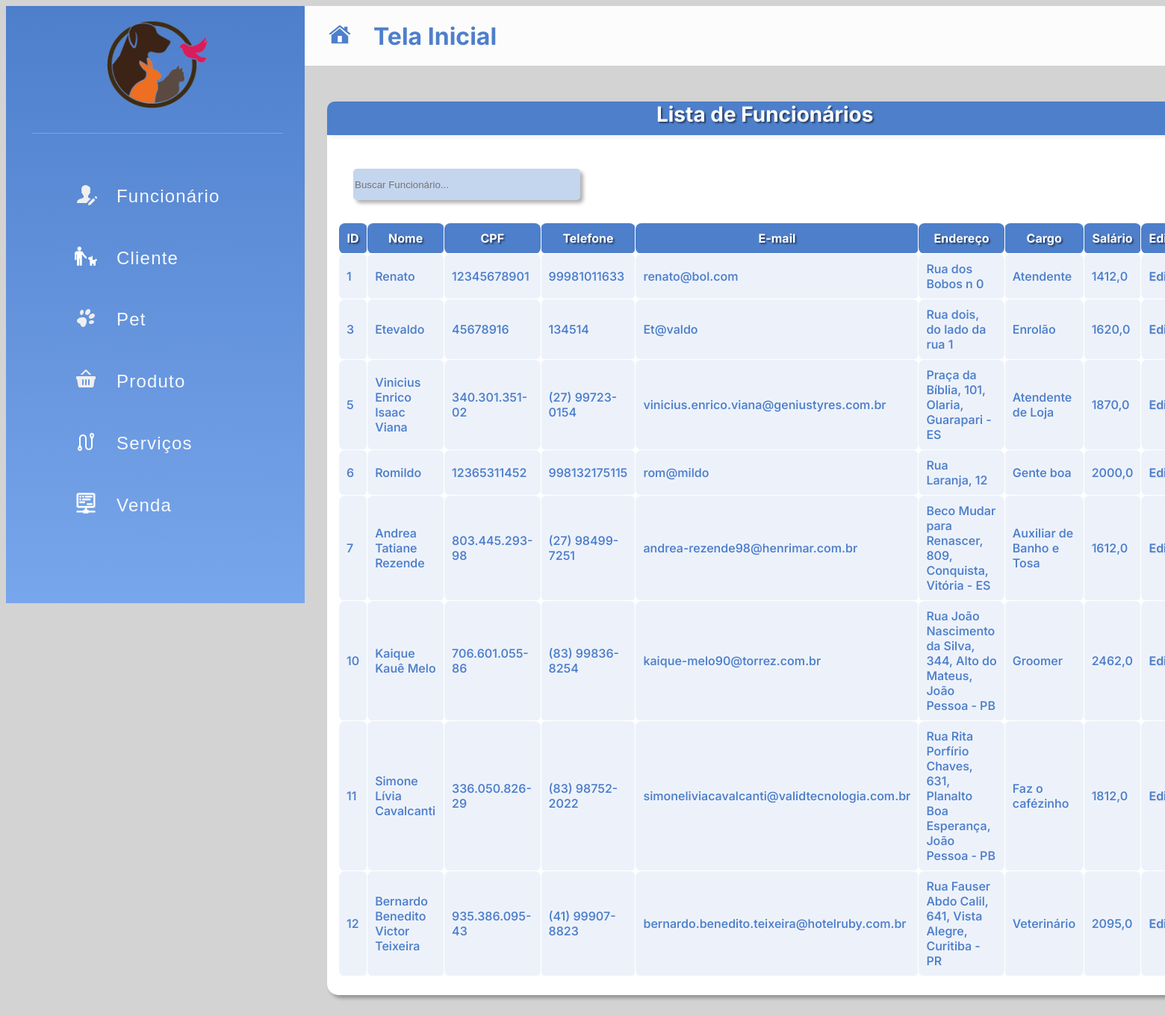
Before: /listarFuncionarios/ with the older database file.
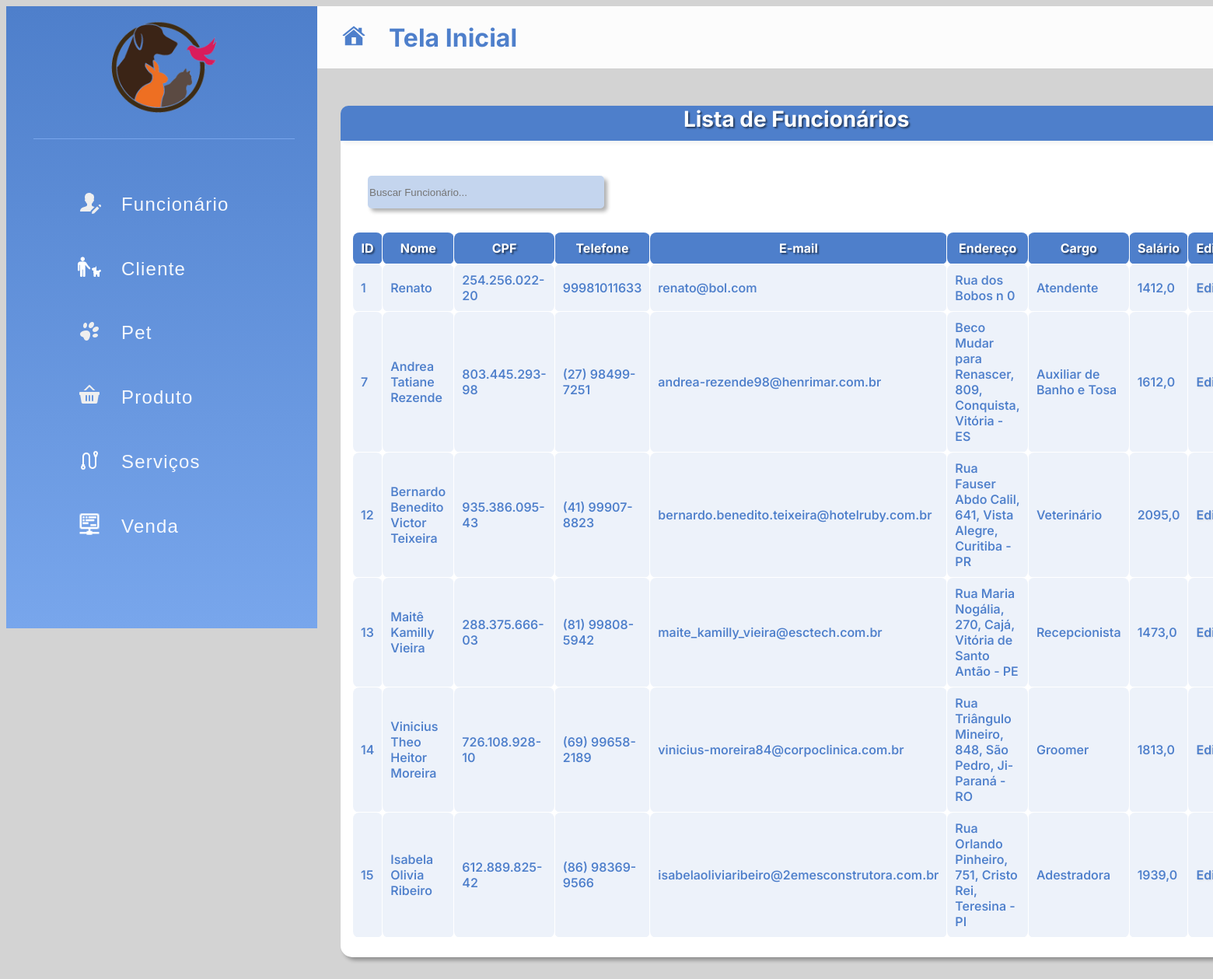
After: the same page with the newer database file.
### appPetPlanet/models.py (models this page shows)
class Funcionario(models.Model):
    id_funcionario = models.AutoField(primary_key=True)
    nome = models.TextField()
    cpf = models.TextField()
    email = models.TextField()
    telefone = models.TextField()
    endereco = models.TextField()
    salario = models.FloatField()
    cargo = models.TextField()

### appPetPlanet/views.py (the view)
# urls.py: path('listarFuncionarios/', views.listarFuncionarios,
def listarFuncionarios(request):
    funcionarios = {
        'funcionarios': Funcionario.objects.all()
    }
    return render(request, 'funcionario/listarFuncionarios.html', funcionarios)

### appPetPlanet/templates/funcionario/listarFuncionarios.html (shortened to what this page needs)
{% extends 'navBar.html' %}
{% block conteudo %}
<div class="container-lista">
    <div class="titulo-tabela">
        <h1>Lista de Funcionários</h1>
    </div>
    <div class="conteudo-tabela">
        <input type="text" id="buscaFuncionario" onkeyup="buscaFuncionario()" placeholder="Buscar Funcionário...">
        <table id="tableFuncionarios" class="table table-bordered table-striped">
            <tr>
                <th>ID</th>
                <th>Nome</th>
                <th>CPF</th>
                <th>Telefone</th>
                <th>E-mail</th>
                <th>Endereço</th>
                <th>Cargo</th>
                <th>Salário</th>
                <th>Editar</th>
            </tr>
            {% for funcionario in funcionarios %}
            <tr>
                <td>{{funcionario.id_funcionario}}</td>
                <td>{{funcionario.nome}}</td>
                <td>{{funcionario.cpf}}</td>
                <td>{{funcionario.telefone}}</td>
                <td>{{funcionario.email}}</td>
                <td>{{funcionario.endereco}}</td>
                <td>{{funcionario.cargo}}</td>
                <td>{{funcionario.salario}}</td>
                <td><a href="{% url 'infoFuncionario' %}{{funcionario.id_funcionario}}">Editar</a></td>
            </tr>
            {% endfor %}
        </table>
    </div>
</div>
{% endblock %}

### appPetPlanet/templates/navBar.html (shortened to what this page needs)
<!doctype html>
<html lang="pt">
<head>
  {% load static %}
  <link href="{% static '/navBar.css' %}" rel="stylesheet">
  <link href="{% static '/cadastrar.css'%}" rel="stylesheet">
</head>
<body>
  <nav>
    <div class="wrap">
      <section id='section1'>
        <div class="sidebar">
          <div class=" logo-wrap">
            <img class="logo" src="{% static '/images/logo.png' %}">
          </div>
          <div class="menu-wrap">
            <div class="items funcionario">
              <div class="button-and-icon funcionario">
                <img class="icons" id="logo-func" src="{% static '/images/logo-funcionario.png' %}">
                <button type='button' class='sidebar-item' id="funcionario">Funcionário</button>
              </div>
            </div>
            <div class="items cliente">
              <div class="button-and-icon cliente">
                <img class="icons" id="logo-cliente" src="{% static '/images/logo-cliente.png' %}">
                <button type='button' class='sidebar-item' id="cliente">Cliente</button>
              </div>
            </div>
            <div class="items pet">
              <div class="button-and-icon pet">
                <img class="icons" id="logo-pet" src="{% static '/images/logo-pet.png' %}">
                <button type='button' class='sidebar-item' id="pet">Pet</button>
              </div>
            </div>
            <div class="items produtos">
              <div class="button-and-icon produtos">
                <img class="icons" id="logo-produto" src="{% static '/images/logo-produtos.png' %}">
                <button type='button' class='sidebar-item' id="produto">Produto</button>
              </div>
            </div>
            <div class="items servicos">
              <div class="button-and-icon servicos">
                <img class="icons" id="logo-servicos" src="{% static '/images/logo-servicos.png' %}">
                <button type='button' class='sidebar-item' id="servicos">Serviços</button>
              </div>
            </div>
            <div class="items venda">
              <div class="button-and-icon venda">
                <img class="icons" id="logo-venda" src="{% static '/images/logo-venda.png' %}">
                <button type='button' class='sidebar-item' id="venda">Venda</button>
              </div>
            </div>
          </div>
        </div>
      </section>
      <section id="section2">
        <div id="home-wrap">
          <a href="{% url 'home' %}"><img src="{% static '/images/home-icon.svg' %}" class='icons' id='home-icon'
              alt="home" /></a>
          <a id="home" href="{% url 'home' %}">Tela Inicial</a>
        </div>
        <div class="conteudo-wrap">
          <div class="conteudo">
            {% block conteudo %}
            {% endblock %}
          </div>
        </div>
      </section>
    </div>
  </nav>
</body>
</html>

### static/navBar.css (style rules this page uses)
nav { max-width: 100vw; }
body { background-color: rgb(211, 211, 211); font-family: "Inter", sans-serif; }
.wrap { display: flex; flex-direction: row; align-items: left; justify-content: flex-start; }
.sidebar { display: -webkit-flex; display: -ms-flexbox; display: flex; -webkit-flex-direction: column; -ms-flex-direction: column; flex-direction: column; background-image: linear-gradient(to bottom, #4E7FCB, #78A6EC); display: flex; flex-direction: column; height: 100vh; width: 400px; }
.menu-wrap { padding-left: 0px; padding-right: 0px; font-size: 1.5em; }
.button-and-icon { display: flex; flex-direction: row; align-items: center; justify-content: center; }
.sidebar-item { background-color: transparent; border: none; color: #fffe; font-weight: 400px; font-size: 18px; font-size: 1em; letter-spacing: 0.05em; text-align: left; margin-bottom: 5px; margin-top: 10px; font-weight: 100px; margin-bottom: 0.5em; margin-top: 0.7em; }
table, th, td { border: 1px solid; }
.logo { margin: 0 35px; padding: 30px; height: 8em; width: 11em; margin-top: 10px; padding: 5em; padding-top: 0; padding-bottom: 20; border-bottom: 1.5px solid #78A6EC; padding-bottom: 2em; border-bottom: 0.1em solid #78A6EC; }
.logo-wrap { width: 200px; margin-bottom: 20px; width: 1em; margin-bottom: 1.5em; }
a { text-decoration: none; color: #fffe; }
.icons { margin-right: 20px; }
.button-and-icon { display: flex; flex-direction: row; align-items: center; justify-content: left; padding-left: 20px; margin-left: 3em; margin-right: 3em; margin-top: 1em; }
#section2 { display: flex; flex-direction: column; align-items: left; justify-content: flex-start; }
#home-wrap { align-items: center; display:flex; flex-direction: row; background-color: #fffe; max-width: 100vmax; width: 79vw; height: 3em; height: 5em; }
#home { display: flex; text-decoration: none; margin-top: 0.6em; color: #4e7fcb; font-size: 35px; font-weight: bold; margin-left: 10px; margin-bottom: 0.6em; font-size: 2em; font-weight: bolder; max-width: 30vw; }
.icons { height: 30px; width: 30px; padding: 0px; }
#home-icon { width: 30px; margin-left: 2em; margin-top: 0.07em; }

### static/cadastrar.css (style rules this page uses)
input, select, textarea { box-shadow: 4px 4px 5px rgba(0, 0, 0, 0.315); }
table, th, td { border: 1px solid rgb(255, 255, 255); border-collapse: collapse; border-radius: 8px; }
th, td { padding: 10px 10px; }
th { color: #fff; background-color: #4e7fcb; font-size: 600; text-shadow: rgba(0, 0, 0, 0.504) 2px 2px 2px; }
td { color: #4e7fcb; background-color: #4e80cb1a; font-weight: 550; }
td a { font-weight: 600; color: #4e7fcb; text-shadow: rgba(0, 0, 0, 0.11) 1px 1px 2px; }
.conteudo { display: inline-block; margin: 20px 30px; padding: 0; }
.campo-selectServiço select,input { width: 300px; height: 40px; border-radius: 5px; background-color: #4e80cb54; border: 0; margin: 3px 0; }
.container-lista { background-color: #fff; min-width: 997px; width: 100%; min-height: 562px; padding-bottom: 10px; border-radius: 15px; box-shadow: 4px 4px 5px rgba(0, 0, 0, 0.315); }
.conteudo-tabela { margin: 15px; }
.conteudo-tabela input { margin: 30px 20px; }
.titulo-tabela { background-color: #4e7fcb; border-radius: 10px 10px 0 0; height: 45px; padding: 0; text-shadow: rgba(0, 0, 0, 0.504) 2px 2px 2px; box-shadow: 4px 4px 5px rgba(0, 0, 0, 0.048); }
.titulo-tabela h1 { font-size: 28px; font-weight: 700; color: #fff; display: flex; justify-content: center; }

Changed rows visible on the page:
removed Funcionario: id_funcionario "3", nome "Etevaldo", cpf "45678916", telefone "134514", email "Et@valdo", endereco "Rua dois, do lado da rua 1", cargo "Enrolão", salario "1620,0"
removed Funcionario: id_funcionario "5", nome "Vinicius Enrico Isaac Viana", cpf "340.301.351-02", telefone "(27) 99723-0154", email "vinicius.enrico.viana@geniustyres.com.br", endereco "Praça da Bíblia, 101, Olaria, Guarapari - ES", cargo "Atendente de Loja", salario "1870,0"
removed Funcionario: id_funcionario "6", nome "Romildo", cpf "12365311452", telefone "998132175115", email "rom@mildo", endereco "Rua Laranja, 12", cargo "Gente boa", salario "2000,0"
removed Funcionario: id_funcionario "10", nome "Kaique Kauê Melo", cpf "706.601.055-86", telefone "(83) 99836-8254", email "kaique-melo90@torrez.com.br", endereco "Rua João Nascimento da Silva, 344, Alto do Mateus, João Pessoa - PB", cargo "Groomer", salario "2462,0"
removed Funcionario: id_funcionario "11", nome "Simone Lívia Cavalcanti", cpf "336.050.826-29", telefone "(83) 98752-2022", email "simoneliviacavalcanti@validtecnologia.com.br", endereco "Rua Rita Porfírio Chaves, 631, Planalto Boa Esperança, João Pessoa - PB", cargo "Faz o cafézinho", salario "1812,0"
changed Funcionario "Renato": cpf "12345678901" → "254.256.022-20"
added Funcionario: id_funcionario "13", nome "Maitê Kamilly Vieira", cpf "288.375.666-03", telefone "(81) 99808-5942", email "maite_kamilly_vieira@esctech.com.br", endereco "Rua Maria Nogália, 270, Cajá, Vitória de Santo Antão - PE", cargo "Recepcionista", salario "1473,0"
added Funcionario: id_funcionario "14", nome "Vinicius Theo Heitor Moreira", cpf "726.108.928-10", telefone "(69) 99658-2189", email "vinicius-moreira84@corpoclinica.com.br", endereco "Rua Triângulo Mineiro, 848, São Pedro, Ji-Paraná - RO", cargo "Groomer", salario "1813,0"
added Funcionario: id_funcionario "15", nome "Isabela Olivia Ribeiro", cpf "612.889.825-42", telefone "(86) 98369-9566", email "isabelaoliviaribeiro@2emesconstrutora.com.br", endereco "Rua Orlando Pinheiro, 751, Cristo Rei, Teresina - PI", cargo "Adestradora", salario "1939,0"
